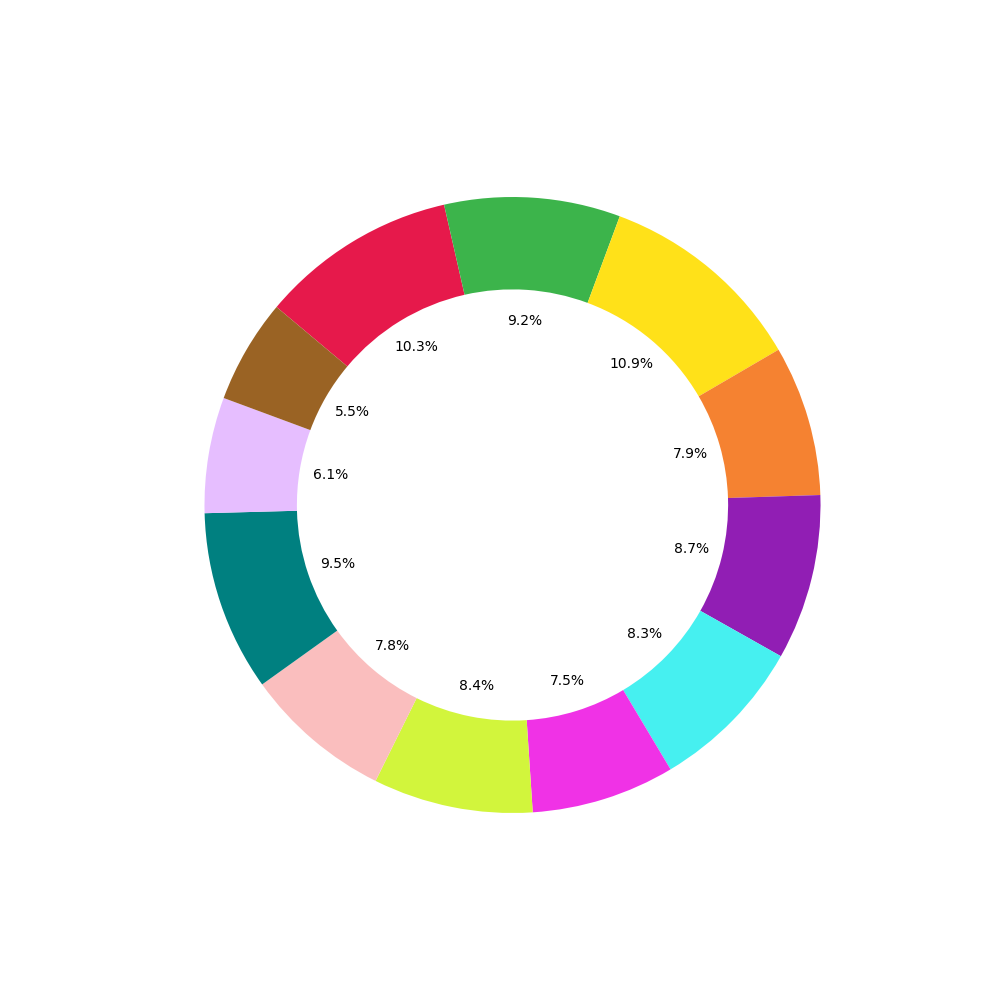

Python code for this plot:
import matplotlib.pyplot as plt
import numpy as np

votes = np.array([850, 760, 900, 650, 715, 680, 620, 690, 640, 780, 500, 450])

fig, ax = plt.subplots(figsize=(10, 10))
ax.pie(votes, colors=['#e6194b', '#3cb44b', '#ffe119', '#f58231', '#911eb4', 
                       '#46f0f0', '#f032e6', '#d2f53c', '#fabebe', '#008080', 
                       '#e6beff', '#9a6324'], autopct='%1.1f%%', startangle=140, counterclock=False, wedgeprops=dict(width=0.3))

plt.show()
